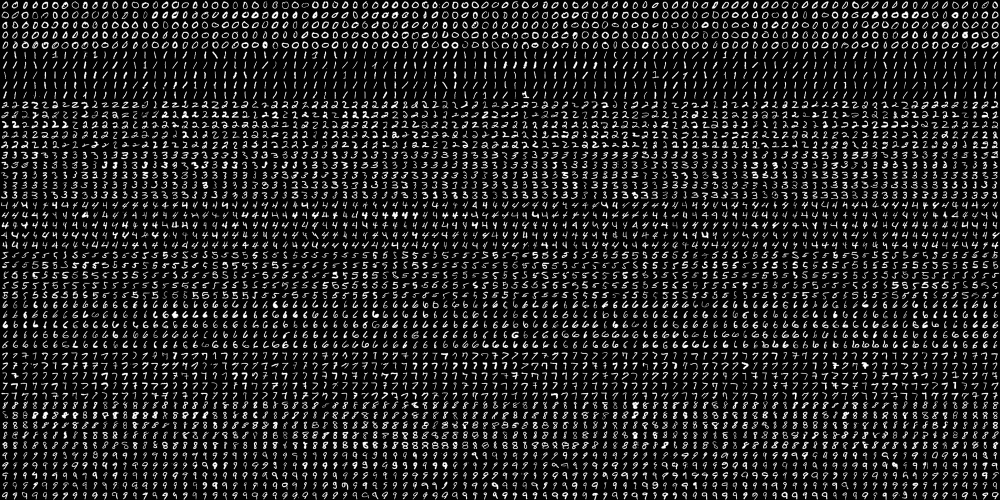
#> input picture Week_8/Lab/Data/digits.png, 2000 x 1000 px (shown at 1/2 size)
$ python knn_digits_k_set_tr_50.py
#> lines starting #> are read from the running program, lines starting #| are printed output that depends on the picture
import numpy as np
import cv2 as cv
import matplotlib.pyplot as plt

img = cv.imread('../Data/digits.png')
#> img is the input picture: shape (1000, 2000, 3); min 0, max 255, mean 33.8
gray = cv.cvtColor(img,cv.COLOR_BGR2GRAY)

cells = [np.hsplit(row,100) for row in np.vsplit(gray,50)]
#> cells = 50 items
x = np.array(cells)

# Now we prepare the training data and test data
train = x[:,:50].reshape(-1,400).astype(np.float32) # Size = (2500,400)
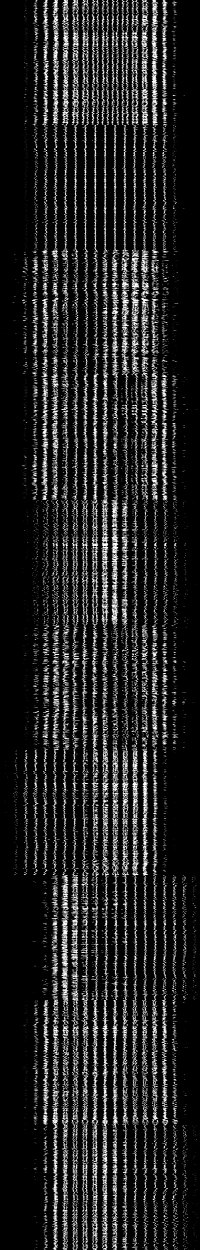
#> train: shape (2500, 400) float32 (shown at 1/2 size); min 0, max 255, mean 33.8
test = x[:,50:100].reshape(-1,400).astype(np.float32) # Size = (2500,400)
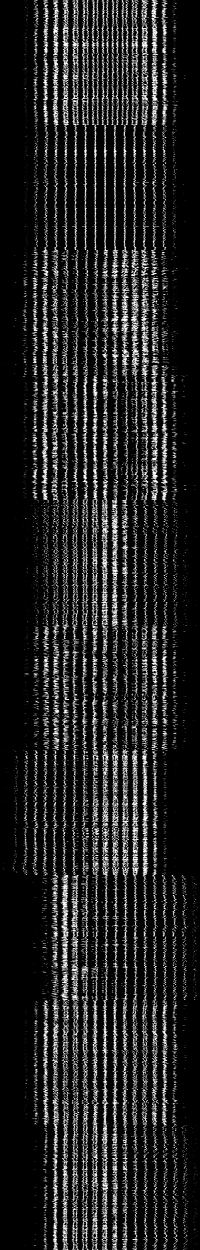
#> test: shape (2500, 400) float32 (shown at 1/2 size); min 0, max 255, mean 33.8

k = np.arange(10)
train_labels = np.repeat(k,250)[:,np.newaxis]
test_labels = train_labels.copy()

k_list=np.arange(1,10,1)
accuracies=[]
for k in range(1,10,1):
    knn = cv.ml.KNearest_create()
    knn.train(train, cv.ml.ROW_SAMPLE, train_labels)
    ret,result,neighbours,dist = knn.findNearest(test,k=k)
    matches = result==test_labels
    correct = np.count_nonzero(matches)
    accuracy = correct*100.0/result.size
    accuracies.append(accuracy)
    print( accuracy )
#> this loop made 9 passes
#> (correct, accuracy) on passes 1 to 9: (2300, 92), (2281, 91.24), (2291, 91.64), (2298, 91.92), (2294, 91.76), (2289, 91.56), (2286, 91.44), (2288, 91.52), (2275, 91)
#| 92.0
#| 91.24
#| 91.64
#| 91.92
#| 91.76
#| 91.56
#| 91.44
#| 91.52
#> (further printed lines are left out)
#> after the loop, accuracies = [92, 91.24, 91.64, 91.92, 91.76, 91.56, 91.44, 91.52, 91]


# Increase the figure size
plt.figure(figsize=(10, 6))

plt.plot(k_list, accuracies, marker='o')

# Adding grid lines
plt.grid(True, which='both', linestyle='--', linewidth=0.5)

# Enhancing the title and labels
plt.title('KNN Accuracy vs. K Value for Digit Recognition', fontsize=14)
plt.xlabel('K Values', fontsize=12)
plt.ylabel('Accuracy (%)', fontsize=12)

# Enhancing the tick labels size
plt.xticks(k_list, fontsize=10)
plt.yticks(fontsize=10)

# Save and show the plot with enhancements
plt.savefig('results/K_Value_graph.png')
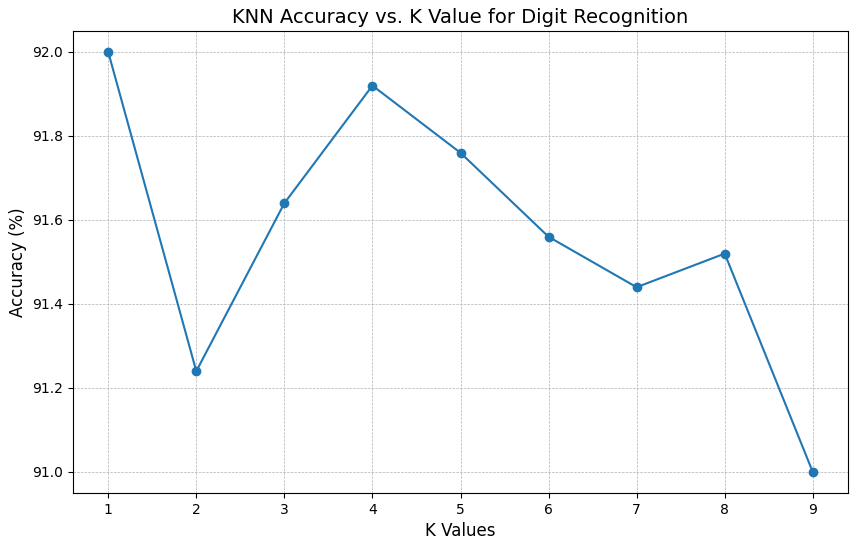
#> figure drawn by matplotlib, 1 panel
plt.show()
